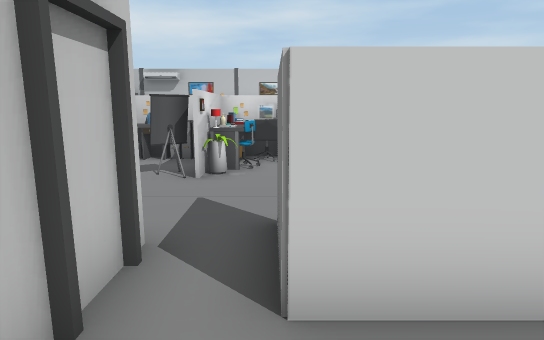
[1] (above)

24 first-person views from a walk through a Unity game level. The camera is 1.4 m above the floor, tilts 10° down and sees 75° across. The floor is counted in squares, 1 m on a side. Each view is taken from the middle of a square. On the plan, view 1 faces up. The plan holds only what a view shows up to about 15 squares ahead; the rest is blank.

[2]
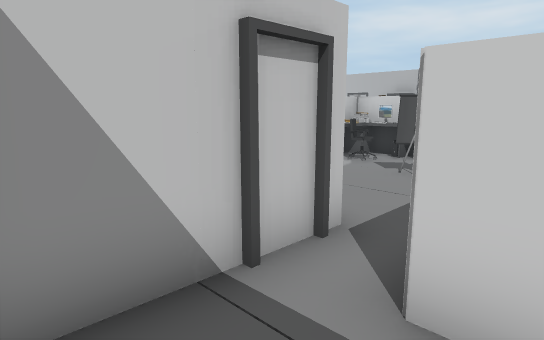

[3]
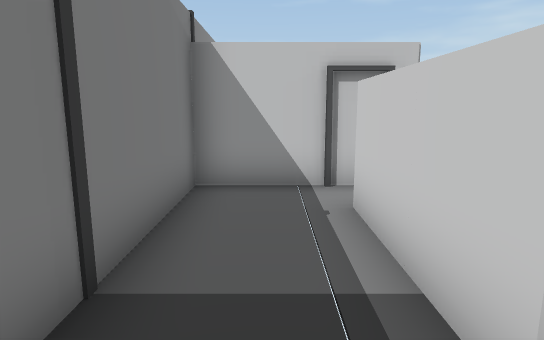

[4]
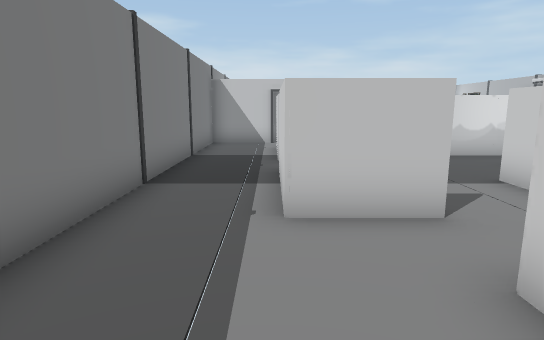

[5]
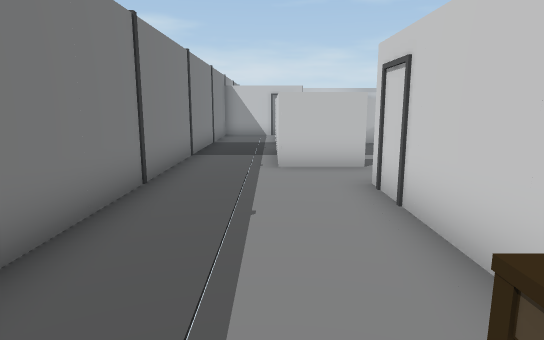

[6]
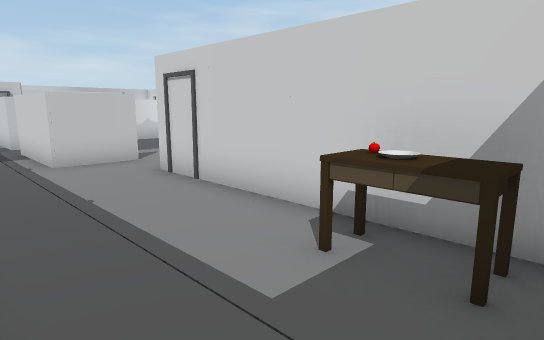

[7]
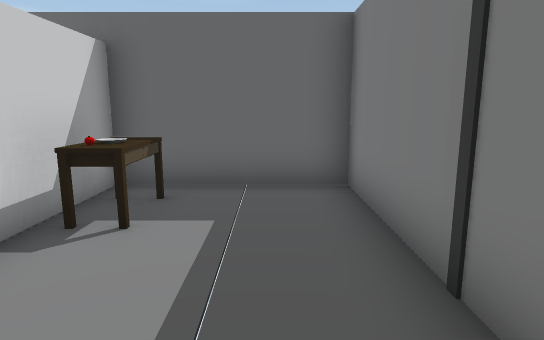

[8]
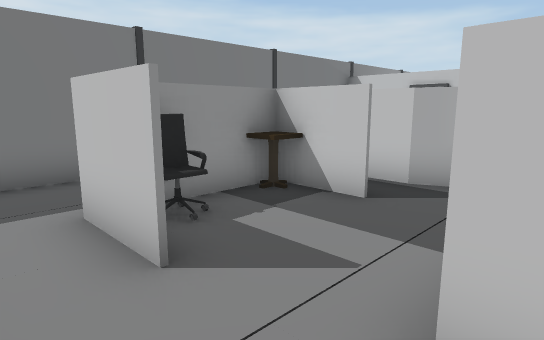

[9]
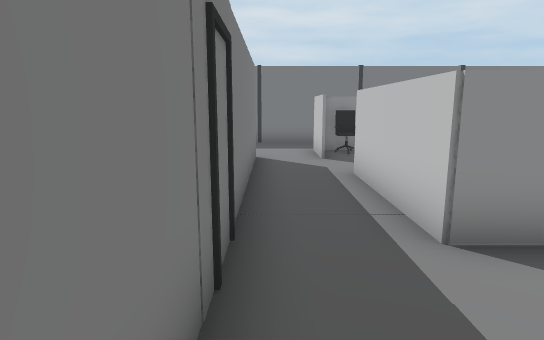

[10]
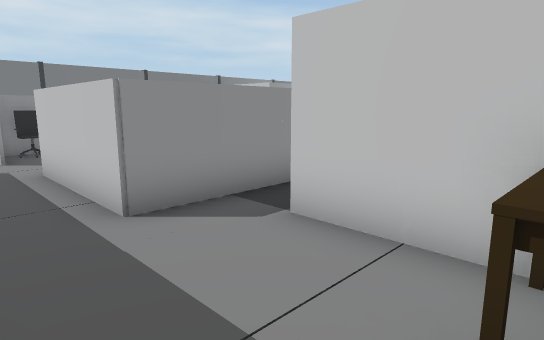

[11]
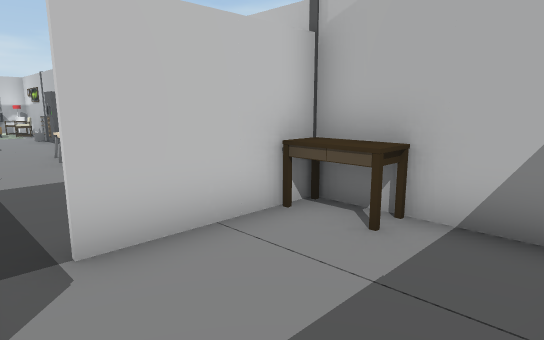

[12]
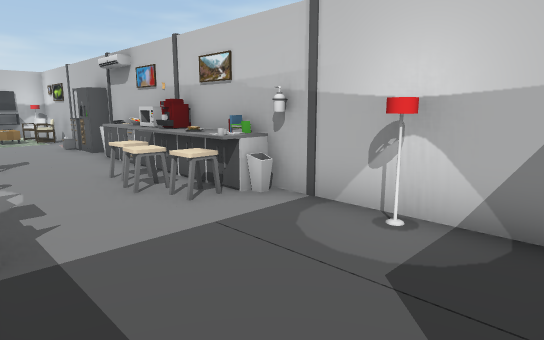

[13]
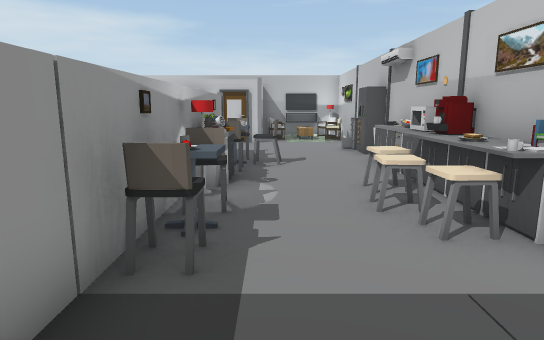

[14]
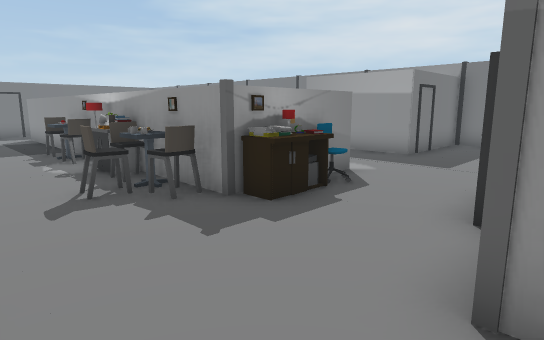

[15]
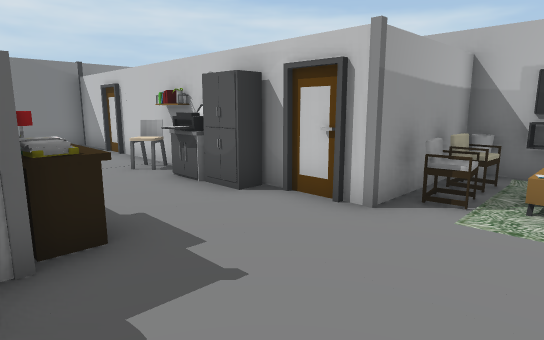

[16]
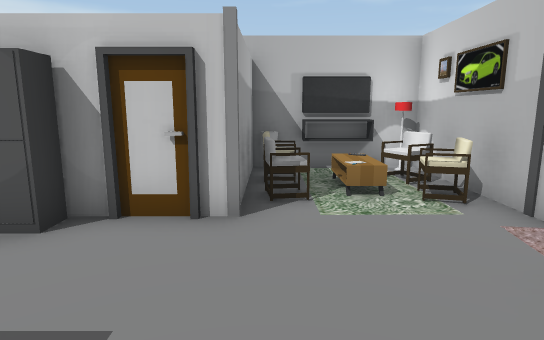

[17]
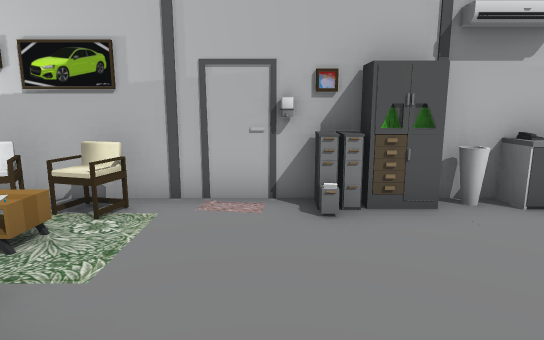

[18]
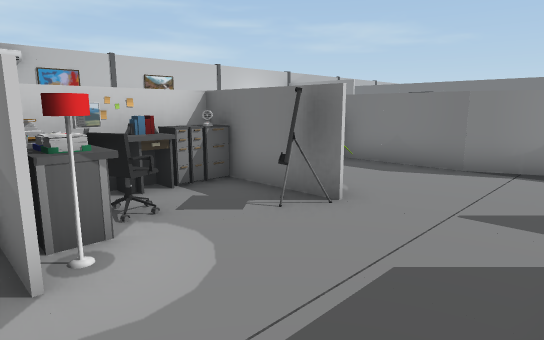

[19]
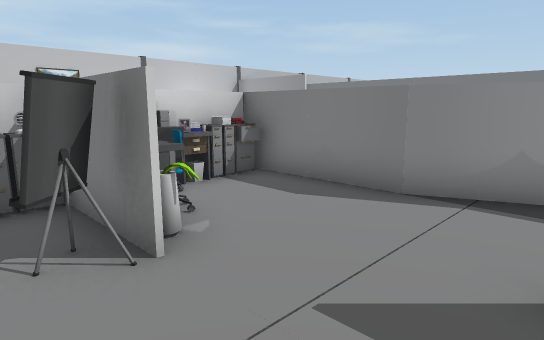

[20]
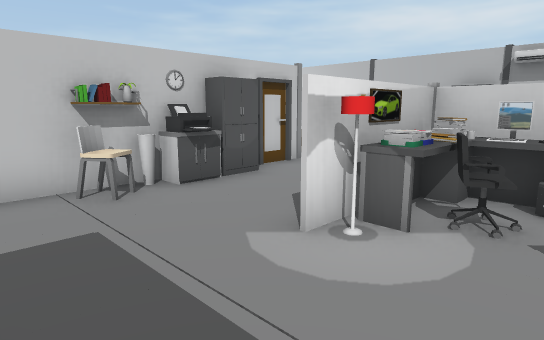

[21]
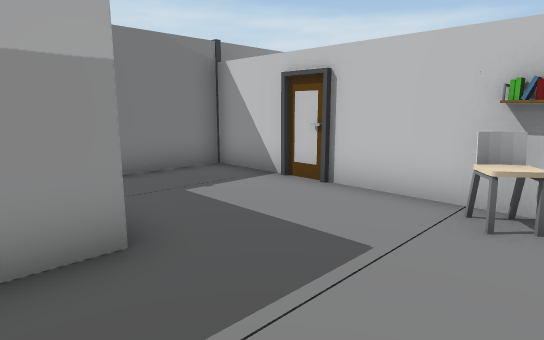

[22]
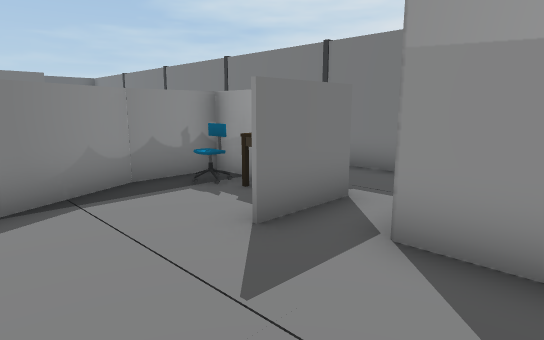

[23]
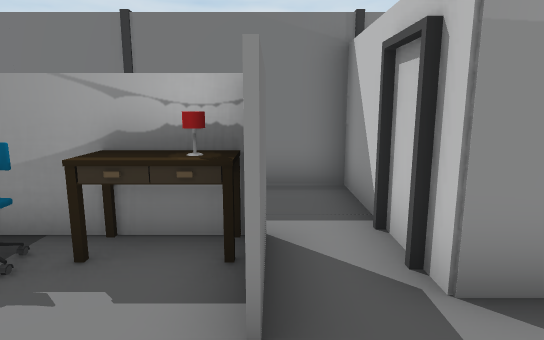

[24]
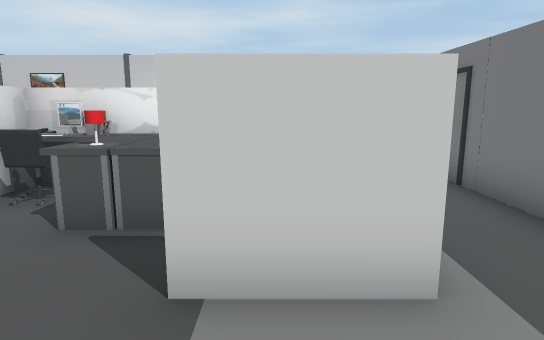

### Floor plan
Key: @ floor where view 1 was taken; # wall or solid block; . floor; = window, fence, low wall or low ledge; C cabinet; E desk; H chair; T thing the floor can be seen under or through; A table; U counter; S stool; P painting; M machine; L lamp; B TV; O other object.
Columns run from 14 left of view 1 to 19 right of it. Each row starts with its distance up from view 1.
 16   #########      #######
 15 #LHPH#OP OO UMUOO.L.#EE..
 14 #OHH.......UOSSS....#....
 13 #B..................#....#
 12 #OHH#.....H.OO.O....#....#
 11    ###...HOHOLHPH.O......#
 10     ##..EOOOCOOCCOO   #..#
  9     #O.LOPECCEHO.HHE  #..#
  8     #O..HEH.OOO..#.LE #..
  7      O...L..O....#..==#..#
  6     #OH..........#.......#
  5      ............#=......#
  4     #.........T...##...#.#########
  3     ##...#===TTLHH##AHH#......EE.#
  2     ##...#   TTT##.####..........#
  1     #....#   T...................#
  0     #....    #@..................#
 -1     ######   #####################

Positions as (right, up) in squares from view 1, and headings:
1: (0, 0), facing up
2: (1, 0), facing up-left
3: (5, 1), facing left
4: (13, 2), facing left
5: (17, 2), facing left
6: (18, 0), facing up-left
7: (12, 1), facing right
8: (10, 7), facing down-left
9: (10, 14), facing down
10: (10, 15), facing down-left
11: (10, 11), facing up-left
12: (6, 11), facing up-left
13: (5, 12), facing left
14: (-10, 14), facing down-right
15: (-5, 14), facing down-left
16: (-5, 12), facing left
17: (-8, 10), facing up
18: (-6, 4), facing up-right
19: (-3, 4), facing up-right
20: (-3, 4), facing up-left
21: (-4, 7), facing down-left
22: (-3, 7), facing down-right
23: (0, 6), facing down
24: (7, 4), facing up
